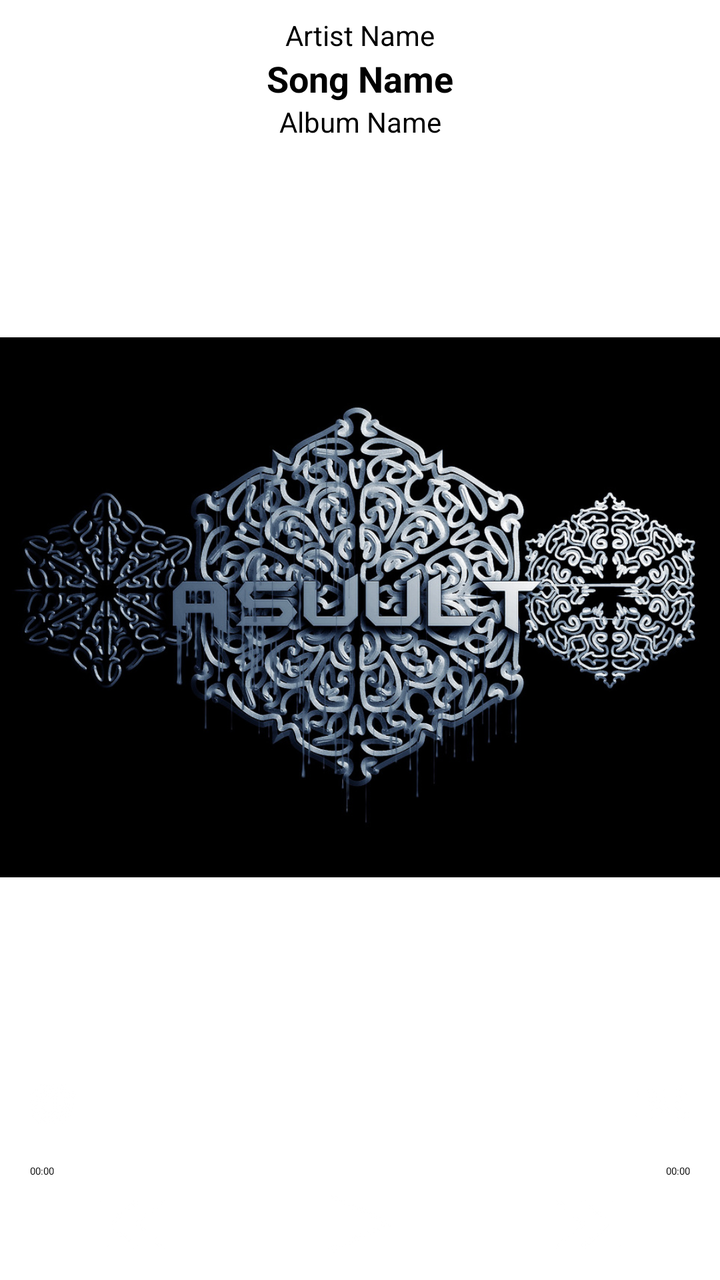
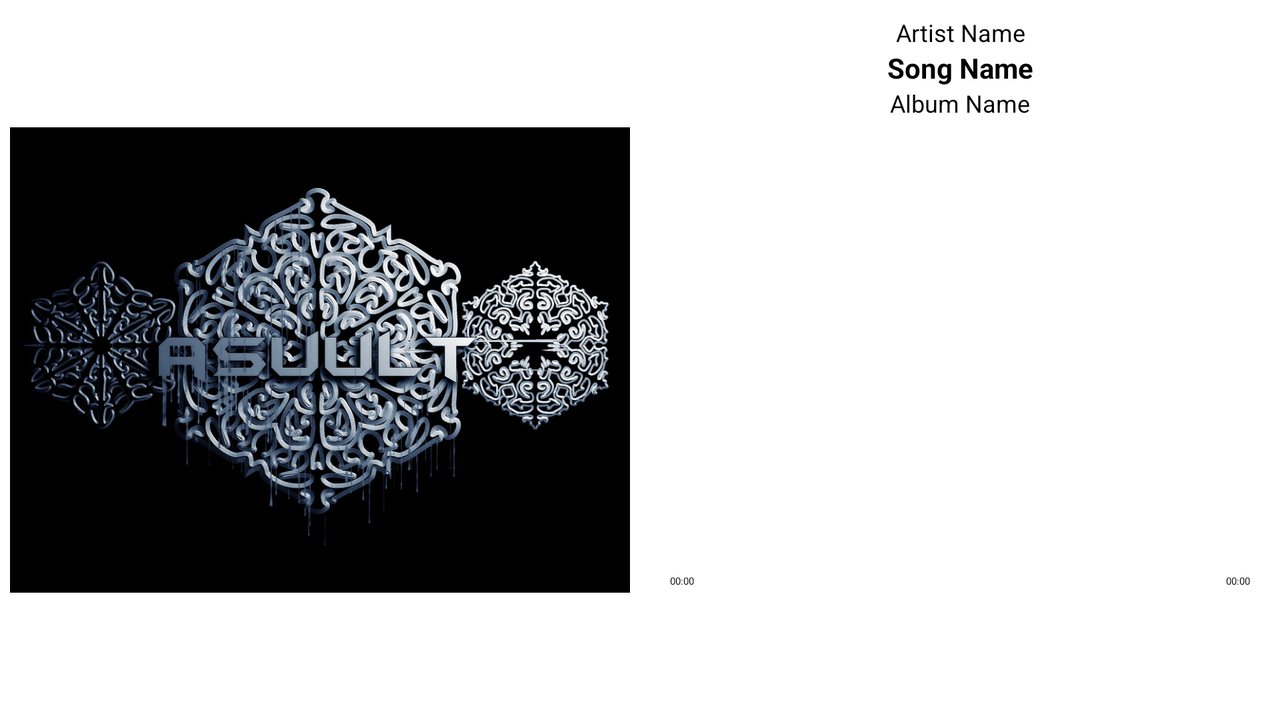

Compare how this app lays out the same screen by default and in its alternative resource folder. The renders come first, then the two layout files and the values they reference.
<!-- AndroidManifest.xml: application theme Theme.Mongolduu -->
<!-- res/layout/media_player.xml -->
<?xml version="1.0" encoding="utf-8"?>
<RelativeLayout xmlns:android="http://schemas.android.com/apk/res/android"
	android:layout_width="fill_parent"
	android:layout_height="fill_parent">
	
	<RelativeLayout
		android:id="@+id/song_info_view"
		android:layout_width="fill_parent"
		android:layout_height="wrap_content"
		android:layout_marginTop="3dip">

		<TextView android:id="@+id/artist_name"
			android:layout_width="fill_parent"
			android:layout_height="wrap_content"
			android:text="Artist Name"
			android:gravity="center_horizontal"
			android:layout_marginTop="5dip"
			android:textSize="14dip"
			android:textStyle="normal" />

		<TextView android:id="@+id/song_name"
			android:layout_width="fill_parent"
			android:layout_height="wrap_content"
			android:text="Song Name"
			android:gravity="center_horizontal"
			android:layout_below="@+id/artist_name"
			android:layout_marginRight="5dip"
			android:layout_marginLeft="5dip"
			android:textSize="18dip"
			android:textStyle="bold" />

		<TextView android:id="@+id/album_name"
			android:layout_width="fill_parent"
			android:layout_height="wrap_content"
			android:text="Album Name"
			android:gravity="center_horizontal"
			android:layout_below="@+id/song_name"
			android:layout_marginRight="5dip"
			android:layout_marginLeft="5dip"
			android:textSize="14dip"
			android:textStyle="normal" />
	</RelativeLayout>
	
	<ImageView android:id="@+id/album_image_view"
		android:layout_width="fill_parent"
		android:layout_height="fill_parent"
		android:scaleType="fitCenter"
		android:src="@drawable/album_art"
		android:layout_marginTop="5dip"
		android:layout_marginBottom="5dip"
		android:layout_below="@id/song_info_view"
		android:layout_above="@+id/replay_shuffle_view" />
	
	<RelativeLayout android:id="@id/replay_shuffle_view"
		android:layout_width="fill_parent"
		android:layout_height="wrap_content"
		android:layout_marginTop="0dip"
		android:layout_above="@+id/progressbar_view">
		<ImageButton android:id="@+id/repeat_button"
			android:layout_width="wrap_content"
			android:layout_height="wrap_content"
			android:src="@drawable/repeat_disabled"
			android:scaleType="fitCenter"
			android:layout_centerVertical="true"
			android:layout_alignParentLeft="true"
			android:background="@null"
			android:layout_marginTop="10dip"
			android:layout_marginLeft="15dip" />
		<ImageButton android:id="@+id/shuffle_button"
			android:layout_width="wrap_content"
			android:layout_height="wrap_content"
			android:layout_centerVertical="true"
			android:src="@drawable/shuffle_disabled"
			android:layout_alignParentRight="true"
			android:background="@null"
			android:layout_marginTop="10dip"
			android:layout_marginRight="15dip" />
	</RelativeLayout>

	<RelativeLayout
		android:id="@id/progressbar_view"
		android:layout_width="fill_parent"
		android:layout_height="wrap_content"
		android:layout_marginTop="10dip"
		android:layout_above="@+id/duration_view"
		>

		<SeekBar android:id="@+id/song_progress"
			android:layout_width="fill_parent"
			android:layout_height="wrap_content"
			style="?android:attr/progressBarStyleHorizontal"
			android:minHeight="5dip"
			android:maxHeight="5dip"
			android:layout_centerVertical="true"
			android:layout_marginLeft="15dip"
			android:layout_marginRight="15dip" />
	</RelativeLayout>
	
	<RelativeLayout android:id="@id/duration_view"
		android:layout_width="fill_parent"
		android:layout_height="wrap_content"
		android:layout_marginTop="5dip"
		android:layout_above="@+id/media_control_view">
		<TextView android:id="@+id/song_current_position"
			android:text="00:00"
			android:layout_width="wrap_content"
			android:layout_height="wrap_content"
			android:layout_centerVertical="true"
			android:layout_alignParentLeft="true"
			android:layout_marginLeft="15dip" />
		<TextView android:id="@+id/song_duration"
			android:text="00:00"
			android:layout_width="wrap_content"
			android:layout_height="wrap_content"
			android:layout_centerVertical="true"
			android:layout_alignParentRight="true"
			android:layout_marginRight="15dip" />
	</RelativeLayout>

	<RelativeLayout
		android:id="@id/media_control_view"
		android:layout_width="fill_parent"
		android:layout_height="wrap_content"
		android:layout_marginTop="5dip"
		android:layout_marginBottom="10dip"
		android:layout_alignParentBottom="true">

		<ImageButton android:id="@+id/play_button"
			android:layout_width="wrap_content"
			android:layout_height="wrap_content"
			android:layout_centerVertical="true"
			android:src="@drawable/play"
			android:layout_centerHorizontal="true"
			android:background="@null" />		

		<ImageButton android:id="@+id/rewind_button"
			android:layout_width="wrap_content"
			android:layout_height="wrap_content"
			android:layout_centerVertical="true"
			android:layout_alignParentLeft="true"
			android:src="@drawable/rewind"
			android:background="@null"
			android:layout_marginLeft="45dip"
			 />

		<ImageButton android:id="@+id/forward_button"
			android:layout_width="wrap_content"
			android:layout_height="wrap_content"
			android:layout_centerVertical="true"
			android:layout_alignParentRight="true"
			android:src="@drawable/forward"
			android:background="@null"
			android:layout_marginRight="45dip"
			 />
	</RelativeLayout>
	

</RelativeLayout>
<!-- resources referenced by this layout -->
<resources>
  <!-- drawable album_art: png bitmap (drawable, 636413 bytes) -->
  <!-- drawable forward (drawable) -->
  <?xml version="1.0" encoding="utf-8"?>
  <selector xmlns:android="http://schemas.android.com/apk/res/android">
      <item  android:state_pressed="true"
      	  android:drawable="@drawable/forward2" />
      <item android:state_focused="true" 
      	  android:drawable="@drawable/forward1" />
      
      <item android:drawable="@drawable/forward1" />
  </selector>
  <!-- drawable play (drawable) -->
  <?xml version="1.0" encoding="utf-8"?>
  <selector xmlns:android="http://schemas.android.com/apk/res/android">
      <item  android:state_pressed="true"
      	  android:drawable="@drawable/play2" />
      <item android:state_focused="true" 
      	  android:drawable="@drawable/play1" />
      
      <item android:drawable="@drawable/play1" />
  </selector>
  <!-- drawable repeat_disabled (drawable) -->
  <?xml version="1.0" encoding="utf-8"?>
  <selector xmlns:android="http://schemas.android.com/apk/res/android">
      <item  android:state_pressed="true"
      	  android:drawable="@drawable/repeat2" />
      <item android:state_focused="true" 
      	  android:drawable="@drawable/repeat1" />
      
      <item android:drawable="@drawable/repeat1" />
  </selector>
  <!-- drawable rewind (drawable) -->
  <?xml version="1.0" encoding="utf-8"?>
  <selector xmlns:android="http://schemas.android.com/apk/res/android">
      <item  android:state_pressed="true"
      	  android:drawable="@drawable/rewind2" />
      <item android:state_focused="true" 
      	  android:drawable="@drawable/rewind1" />
      
      <item android:drawable="@drawable/rewind1" />
  </selector>
  <!-- drawable shuffle_disabled (drawable) -->
  <?xml version="1.0" encoding="utf-8"?>
  <selector xmlns:android="http://schemas.android.com/apk/res/android">
      <item  android:state_pressed="true"
      	  android:drawable="@drawable/shuffle2" />
      <item android:state_focused="true" 
      	  android:drawable="@drawable/shuffle1" />
      
      <item android:drawable="@drawable/shuffle1" />
  </selector>
  <style name="Theme.Mongolduu" parent="@style/Theme.GreenDroid.NoTitleBar">
  		<item name="gdActionBarTitleColor">@android:color/white</item>
  		<item name="gdActionBarBackground">@drawable/action_bar_background</item>
  		<item name="gdActionBarDividerDrawable">@drawable/action_bar_divider</item>
  		<item name="gdActionBarDividerWidth">2px</item>
  		<item name="gdActionBarApplicationDrawable">@drawable/application_logo</item>
  	</style>
  <!-- drawable forward2: png bitmap (drawable, 3532 bytes) -->
  <!-- drawable forward1: png bitmap (drawable, 3106 bytes) -->
  <!-- drawable play2: png bitmap (drawable, 3622 bytes) -->
  <!-- drawable play1: png bitmap (drawable, 3306 bytes) -->
  <!-- drawable repeat2: png bitmap (drawable, 3754 bytes) -->
  <!-- drawable repeat1: png bitmap (drawable, 3337 bytes) -->
  <!-- drawable rewind2: png bitmap (drawable, 3540 bytes) -->
  <!-- drawable rewind1: png bitmap (drawable, 3091 bytes) -->
  <!-- drawable shuffle2: png bitmap (drawable, 3308 bytes) -->
  <!-- drawable shuffle1: png bitmap (drawable, 3108 bytes) -->
  <!-- drawable application_logo (drawable) -->
  <?xml version="1.0" encoding="utf-8"?>
  <selector
  	xmlns:android="http://schemas.android.com/apk/res/android">
  		
  	<item
  		android:state_pressed="true"
  		android:drawable="@drawable/application_logo_alt" />
  		
  	<item
  		android:state_focused="true"
  		android:drawable="@drawable/application_logo_alt" />
  		
  	<item
  		android:drawable="@drawable/application_logo_normal" />
  		
  </selector>
  <!-- drawable application_logo_alt: png bitmap (drawable-hdpi, 13313 bytes) -->
</resources>
<!-- res/layout-land/media_player.xml (the author's variant of the layout above) -->
<!-- drawn on the phone turned sideways -->
<?xml version="1.0" encoding="utf-8"?>
<LinearLayout xmlns:android="http://schemas.android.com/apk/res/android"
	android:layout_width="fill_parent"
	android:layout_height="fill_parent"
	android:weightSum="1.0">
	
	<ImageView android:id="@+id/album_image_view"
		android:layout_width="fill_parent"
		android:layout_height="fill_parent"
		android:layout_weight=".50"
		android:scaleType="fitCenter"
		android:src="@drawable/album_art"
		android:layout_margin="5dip"/>
	
	<RelativeLayout
		android:layout_width="fill_parent"
		android:layout_height="fill_parent"
		android:layout_weight=".50">
		
		<RelativeLayout
			android:id="@+id/song_info_view"
			android:layout_width="fill_parent"
			android:layout_height="wrap_content"
			android:layout_marginTop="3dip">
	
			<TextView android:id="@+id/artist_name"
				android:layout_width="fill_parent"
				android:layout_height="wrap_content"
				android:text="Artist Name"
				android:gravity="center_horizontal"
				android:layout_marginTop="5dip"
				android:textSize="12dip"
				android:textStyle="normal" />
	
			<TextView android:id="@+id/song_name"
				android:layout_width="fill_parent"
				android:layout_height="wrap_content"
				android:text="Song Name"
				android:gravity="center_horizontal"
				android:layout_below="@+id/artist_name"
				android:layout_marginRight="5dip"
				android:layout_marginLeft="5dip"
				android:textSize="14dip"
				android:textStyle="bold" />
	
			<TextView android:id="@+id/album_name"
				android:layout_width="fill_parent"
				android:layout_height="wrap_content"
				android:text="Album Name"
				android:gravity="center_horizontal"
				android:layout_below="@+id/song_name"
				android:layout_marginRight="5dip"
				android:layout_marginLeft="5dip"
				android:textSize="12dip"
				android:textStyle="normal" />
		</RelativeLayout>
		
		<LinearLayout
			android:layout_width="fill_parent"
			android:layout_height="fill_parent"
			android:layout_marginTop="5dip"
			android:layout_marginBottom="5dip"
			android:layout_below="@id/song_info_view"
			android:layout_above="@+id/replay_shuffle_view" />
		
		<RelativeLayout android:id="@id/replay_shuffle_view"
			android:layout_width="fill_parent"
			android:layout_height="wrap_content"
			android:layout_marginTop="0dip"
			android:layout_above="@+id/progressbar_view">
			<ImageButton android:id="@+id/repeat_button"
				android:layout_width="wrap_content"
				android:layout_height="wrap_content"
				android:src="@drawable/repeat_disabled"
				android:scaleType="fitCenter"
				android:layout_centerVertical="true"
				android:layout_alignParentLeft="true"
				android:background="@null"
				android:layout_marginTop="10dip"
				android:layout_marginLeft="15dip" />
			<ImageButton android:id="@+id/shuffle_button"
				android:layout_width="wrap_content"
				android:layout_height="wrap_content"
				android:layout_centerVertical="true"
				android:src="@drawable/shuffle_disabled"
				android:layout_alignParentRight="true"
				android:background="@null"
				android:layout_marginTop="10dip"
				android:layout_marginRight="15dip" />
		</RelativeLayout>
	
		<RelativeLayout
			android:id="@id/progressbar_view"
			android:layout_width="fill_parent"
			android:layout_height="wrap_content"
			android:layout_marginTop="10dip"
			android:layout_above="@+id/duration_view"
			>
	
			<SeekBar android:id="@+id/song_progress"
				android:layout_width="fill_parent"
				android:layout_height="wrap_content"
				style="?android:attr/progressBarStyleHorizontal"
				android:minHeight="5dip"
				android:maxHeight="5dip"
				android:layout_centerVertical="true"
				android:layout_marginLeft="15dip"
				android:layout_marginRight="15dip" />
		</RelativeLayout>
		
		<RelativeLayout android:id="@id/duration_view"
			android:layout_width="fill_parent"
			android:layout_height="wrap_content"
			android:layout_marginTop="5dip"
			android:layout_above="@+id/media_control_view">
			<TextView android:id="@+id/song_current_position"
				android:text="00:00"
				android:layout_width="wrap_content"
				android:layout_height="wrap_content"
				android:layout_centerVertical="true"
				android:layout_alignParentLeft="true"
				android:layout_marginLeft="15dip" />
			<TextView android:id="@+id/song_duration"
				android:text="00:00"
				android:layout_width="wrap_content"
				android:layout_height="wrap_content"
				android:layout_centerVertical="true"
				android:layout_alignParentRight="true"
				android:layout_marginRight="15dip" />
		</RelativeLayout>
	
		<RelativeLayout
			android:id="@id/media_control_view"
			android:layout_width="fill_parent"
			android:layout_height="wrap_content"
			android:layout_marginTop="20dip"
			android:layout_marginBottom="10dip"
			android:layout_alignParentBottom="true">
	
			<ImageButton android:id="@+id/play_button"
				android:layout_width="wrap_content"
				android:layout_height="wrap_content"
				android:layout_centerVertical="true"
				android:src="@drawable/play"
				android:layout_centerHorizontal="true"
				android:background="@null" />		
	
			<ImageButton android:id="@+id/rewind_button"
				android:layout_width="wrap_content"
				android:layout_height="wrap_content"
				android:layout_centerVertical="true"
				android:layout_alignParentLeft="true"
				android:src="@drawable/rewind"
				android:background="@null"
				android:layout_marginLeft="10dip"
				 />
	
			<ImageButton android:id="@+id/forward_button"
				android:layout_width="wrap_content"
				android:layout_height="wrap_content"
				android:layout_centerVertical="true"
				android:layout_alignParentRight="true"
				android:src="@drawable/forward"
				android:background="@null"
				android:layout_marginRight="10dip"
				 />
		</RelativeLayout>	
	
	</RelativeLayout>
</LinearLayout>
